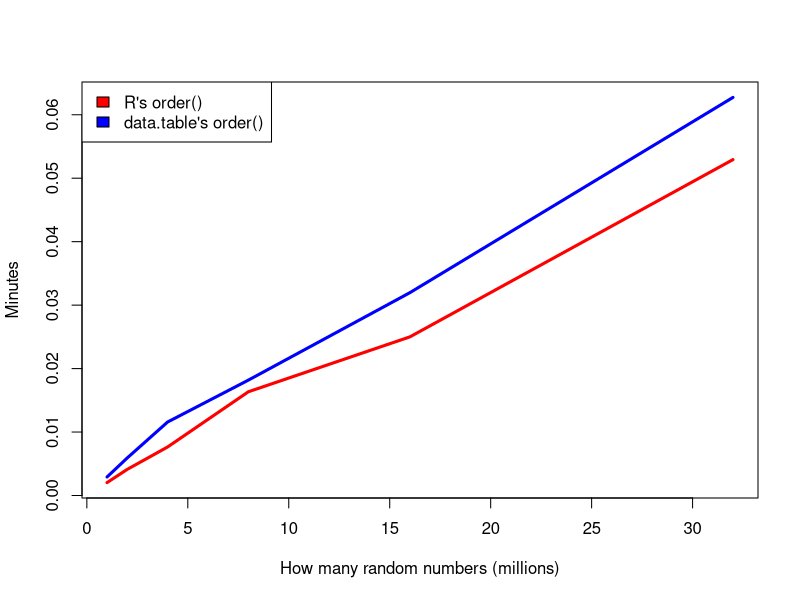

The R script that drew this image: (Note: this script raises an error after producing the figure.)

# Script to accompany slides and video here :
# http://www.meetup.com/Silicon-Valley-Big-Data-Science/events/221575298/

require(data.table)

x = runif(10e6, min=0, max=100)
system.time(o1 <- base::order(x))
system.time(o2 <- data.table:::forderv(x))
identical(o1,o2)

ans = sapply( 2^(0:5),  function(n) {
  cat("Timing",n,"million numbers\n")
  x = runif(n*1e6, min=0, max=100)
  c( n,
     system.time(o1 <- base::order(x))["elapsed"],
     system.time(o2 <- data.table:::forderv(x))["elapsed"] )
})

matplot(x=ans[1,], y=t(ans[-1,])/60,
        ylab="Minutes",
        xlab="How many random numbers (millions)",
        type='l', lty=1, col=c("red","blue"), lwd=3)
legend("topleft", legend=c("R's order()","data.table's order()"),
      fill=c("red","blue"))

require(dplyr)
ids = as.vector(outer(outer(LETTERS,LETTERS,paste0),LETTERS,paste0))
head(ids)
length(ids)
26^3
N = 10e6
DF = data.frame(id=sample(ids, N, replace=TRUE),
                val=sample(5, N, TRUE),
                stringsAsFactors=FALSE)
head(DF,3)
system.time(subset(DF, id=="ABC"))
system.time(subset(DF, id=="ABC"))
system.time(DF %>% filter(id=="ABC"))
system.time(DF %>% filter(id=="ABC"))
DT = as.data.table(DF)
system.time(DT[id=="ABC",])
system.time(DT[id=="ABC",])
system.time(DT[id %in% sample(ids,1000)])

N = 100e6
DT = data.table(id=sample(ids, N, TRUE),
                val=sample(5, N, TRUE))
system.time(subset(DT, id=="ABC"))
system.time(subset(DT, id=="ABC"))
system.time(DT$id == "ABC")
system.time(DT$id == "ABC")
system.time(DT[id=="ABC",])
system.time(DT[id=="ABC",])
system.time(DT %>% filter(id=="ABC"))
system.time(DT %>% filter(id=="ABC"))
key2(DT)
set2key(DT,NULL)
system.time(DT %>% filter(id=="ABC"))
system.time(DT %>% filter(id=="ABC"))

options(datatable.verbose=TRUE)
set2key(DT,NULL)
system.time(DT %>% filter(id=="ABC"))
system.time(DT %>% filter(id=="ABC"))
options(datatable.verbose=FALSE)

